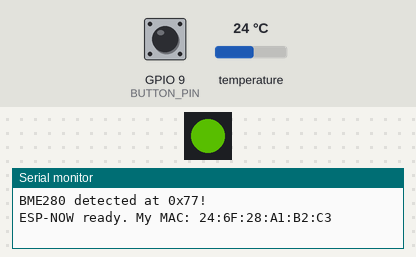
Bench run of a sketch on a simulated ESP32-S3. Parts: 1 RGB LEDs in strip order, left to right, the last lines printed to the serial monitor. The test bench sets the inputs (shaded band); at power-on: GPIO 9 (BUTTON_PIN) HIGH, temperature 24 °C. Dim RGB values are drawn brighter than linear; colours are those a GRB WS2812 strip shows for the declared byte order.

Above: at 1.8 s.
1.9 s: GPIO 9 (BUTTON_PIN) pulled LOW for 3.2 s
At 6.1 s:
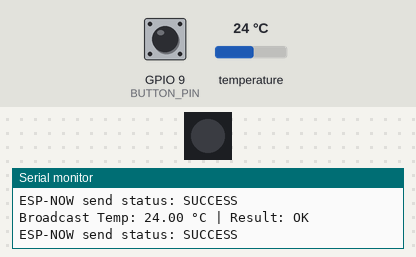
6.6 s: GPIO 9 (BUTTON_PIN) pulled LOW for 0.15 s
At 7.2 s:
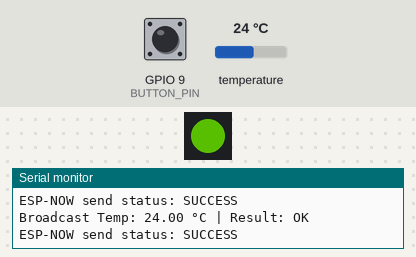
Timing chart, 0 to 9.6 s (numbered marks = the images above; inputs shaded):
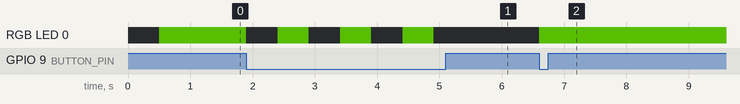

The sketch:

night-lite.ino
```cpp
#include <FastLED.h>
#include <Wire.h>
#include <Adafruit_BME280.h>
#include <WiFi.h>
#include <esp_now.h>

// ---------- LED config ----------
#define LED_PIN 7
#define NUM_LEDS 1
#define LED_TYPE WS2812
#define COLOR_ORDER RGB

CRGB leds[NUM_LEDS];
bool ledState = true;
unsigned long lastDebounceTime = 0;
unsigned long lastPrint = 0;

// ---------- Button config ----------
#define BUTTON_PIN 9
#define DEBOUNCE_MS 500
#define PRINT_MS 2000

// ---------- BME280 config ----------
#define SDA_PIN 5
#define SCL_PIN 6
#define COLOUR CRGB(255, 120, 0)

Adafruit_BME280 bme;
bool bme_ok = false;

// ---------- ESP-NOW broadcast ----------
static const uint8_t BROADCAST_MAC[6] = {0xFF, 0xFF, 0xFF, 0xFF, 0xFF, 0xFF};
static const uint8_t ESPNOW_CHANNEL = 1;

// Our packet: temperature only
typedef struct {
  float temperatureC;
} SensorPacket;

// NEW callback signature for Arduino-ESP32 v3.x (IDF 5.x)
void onEspNowSent(const wifi_tx_info_t* info, esp_now_send_status_t status) {
  Serial.print("ESP-NOW send status: ");
  Serial.println(status == ESP_NOW_SEND_SUCCESS ? "SUCCESS" : "FAIL");
}

bool initEspNow() {
  WiFi.mode(WIFI_STA);
  WiFi.disconnect(true, true);
  delay(100);
  WiFi.setChannel(ESPNOW_CHANNEL, WIFI_SECOND_CHAN_NONE);

  if (esp_now_init() != ESP_OK) {
    Serial.println("ESP-NOW init failed!");
    return false;
  }
  esp_now_register_send_cb(onEspNowSent);

  // Add broadcast peer
  esp_now_peer_info_t peerInfo = {};
  memcpy(peerInfo.peer_addr, BROADCAST_MAC, 6);
  peerInfo.channel = ESPNOW_CHANNEL;
  peerInfo.encrypt = false;

  if (esp_now_add_peer(&peerInfo) != ESP_OK) {
    Serial.println("Failed to add broadcast peer!");
    return false;
  }

  Serial.print("ESP-NOW ready. My MAC: ");
  Serial.println(WiFi.macAddress());
  return true;
}

void setup() {
  Serial.begin(115200);
  delay(500);
  Serial.println("ESP32-S3 Sender: broadcast temperature over ESP-NOW");

  FastLED.addLeds<LED_TYPE, LED_PIN, COLOR_ORDER>(leds, NUM_LEDS);
  FastLED.setBrightness(80);
  leds[0] = COLOUR;
  FastLED.show();

  pinMode(BUTTON_PIN, INPUT_PULLUP);
  Wire.begin(SDA_PIN, SCL_PIN);

  if (bme.begin(0x77, &Wire)) {
    Serial.println("BME280 detected at 0x77!");
    bme_ok = true;
  } else {
    Serial.println("Could not find BME280!");
  }

  initEspNow();
  lastDebounceTime = millis();
}

void loop() {
  // Button debounce + LED toggle
  int reading = digitalRead(BUTTON_PIN);
  if (reading == LOW && (millis() - lastDebounceTime) > DEBOUNCE_MS) {
    ledState = !ledState;
    leds[0] = ledState ? COLOUR : CRGB::Black;
    FastLED.show();
    lastDebounceTime = millis();
  }

  // Send temp every PRINT_MS
  if ((millis() - lastPrint) > PRINT_MS) {
    float temperature = NAN;
    if (bme_ok) {
      temperature = bme.readTemperature();
    }
    SensorPacket pkt;
    pkt.temperatureC = temperature;

    esp_err_t res = esp_now_send(BROADCAST_MAC, (uint8_t*)&pkt, sizeof(pkt));

    Serial.print("Broadcast Temp: ");
    Serial.print(temperature);
    Serial.print(" °C | Result: ");
    Serial.println(res == ESP_OK ? "OK" : String("ERR ") + res);

    lastPrint = millis();
  }
}
```

Measured:
- after the input at 1.9 s, RGB LED 0: alternates RGB(37, 80, 0) for 0.50 s and off for 0.50 s, 7 changes in all, then stays off, starting at once
- after the input at 6.6 s, RGB LED 0: off → RGB(37, 80, 0) at once
